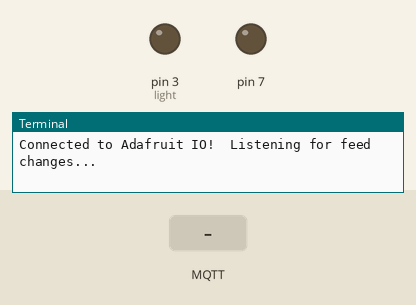
The program below on a simulated Raspberry Pi (header pin numbers). Shown: output pins drawn as LEDs (lit = HIGH), the last lines printed to the terminal. The inputs (shaded band) are chosen by the test bench. No MQTT or app messages arrive unless stated.

Above: at 1.2 s.
1.3 s: MQTT message "ON" arrives on the first subscribed topic
At 2.5 s:
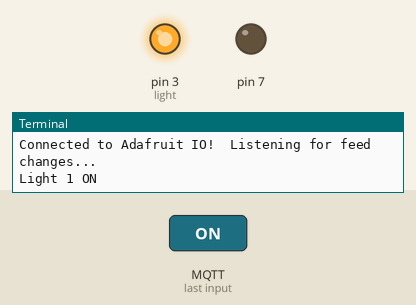
2.8 s: MQTT message "OFF" arrives on the first subscribed topic
At 3.7 s:
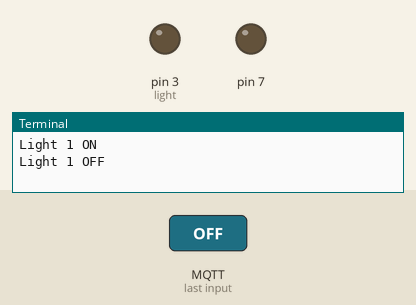
Timing chart, 0 to 5.8 s (numbered marks = the images above; inputs shaded):
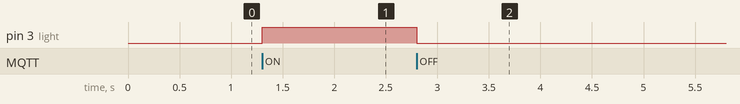

The program:

google_assistance.py
```python
import RPi.GPIO as board
import time
from Adafruit_IO import MQTTClient
import requests

light = 3
board.setwarnings(False)               #rjrobocoder
board.setmode(board.BOARD)
board.setup(light,board.OUT)
board.setup(7,board.OUT)

ADAFRUIT_IO_USERNAME = "rjrobocoder"             #"enter username here"
ADAFRUIT_IO_KEY = "hshjhsjdhuhnbja154djdghagg"   #"enter key here"

def connected(client):
    print ('Connected to Adafruit IO!  Listening for feed changes...')
    client.subscribe('switch1')


def disconnected(client):
    print ('Disconnected from Adafruit IO!')
    sys.exit(1)

def message(client, feed_id, status):
    if feed_id == 'switch1':

        if status == 'ON':
            print("Light 1 ON")
            board.output(light,True)

        elif status == 'OFF':
            print("Light 1 OFF")
            board.output(light,False)


client = MQTTClient(ADAFRUIT_IO_USERNAME, ADAFRUIT_IO_KEY)
client.on_connect    = connected
client.on_disconnect = disconnected
client.on_message    = message
client.connect()
client.loop_blocking()
```

Measured:
- after the input at 1.3 s, pin 3 (light): LOW → HIGH at once
- after the input at 2.8 s, pin 3 (light): HIGH → LOW at once
